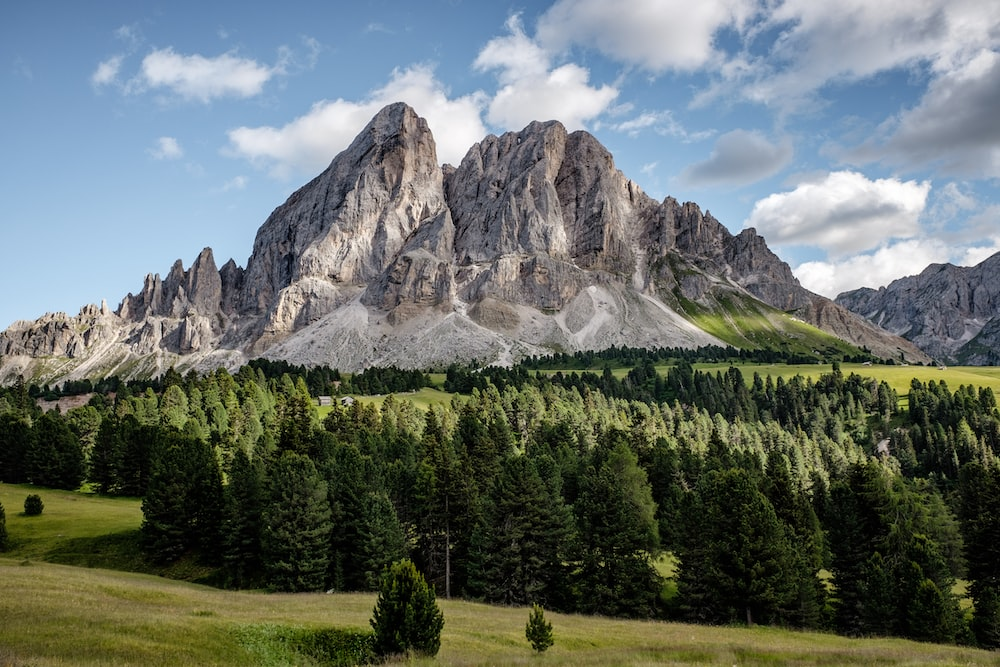
#> input picture Lab1/lab1.1/mountain.jpg, 1000 x 667 px
$ jupyter execute Lab1_2.ipynb   (shell and % lines are left out)
#> lines starting #> are read from the running program, lines starting #| are printed output that depends on the picture
[cell 1]
import cv2
import numpy as np
import matplotlib.pyplot as plt
from mpl_toolkits.mplot3d import Axes3D
#Lab1.1 (1.1.2)

img_bgr = cv2.imread('mountain.jpg')
#> img_bgr is the input picture: shape (667, 1000, 3); mean B, G, R 106.5, 111.4, 103.2
img_rgb = cv2.cvtColor(img_bgr, cv2.COLOR_BGR2RGB)

img_r = img_rgb[:,:,0]
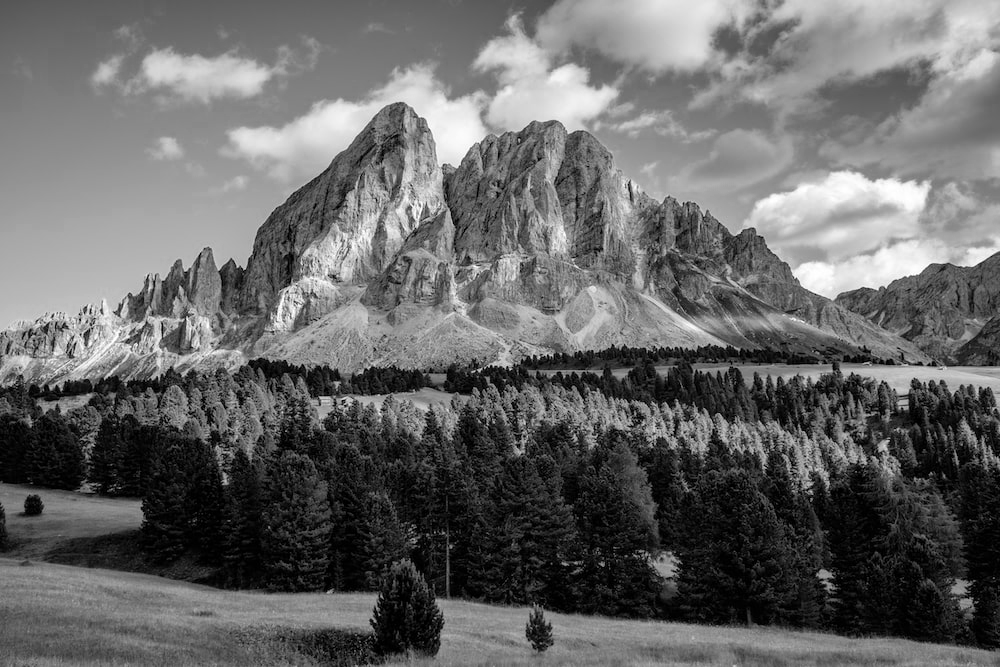
#> img_r: shape (667, 1000); min 0, max 255, mean 103.2

tranposeImg = np.transpose(img_rgb)
tranposeImg_r = tranposeImg[0,:,:]
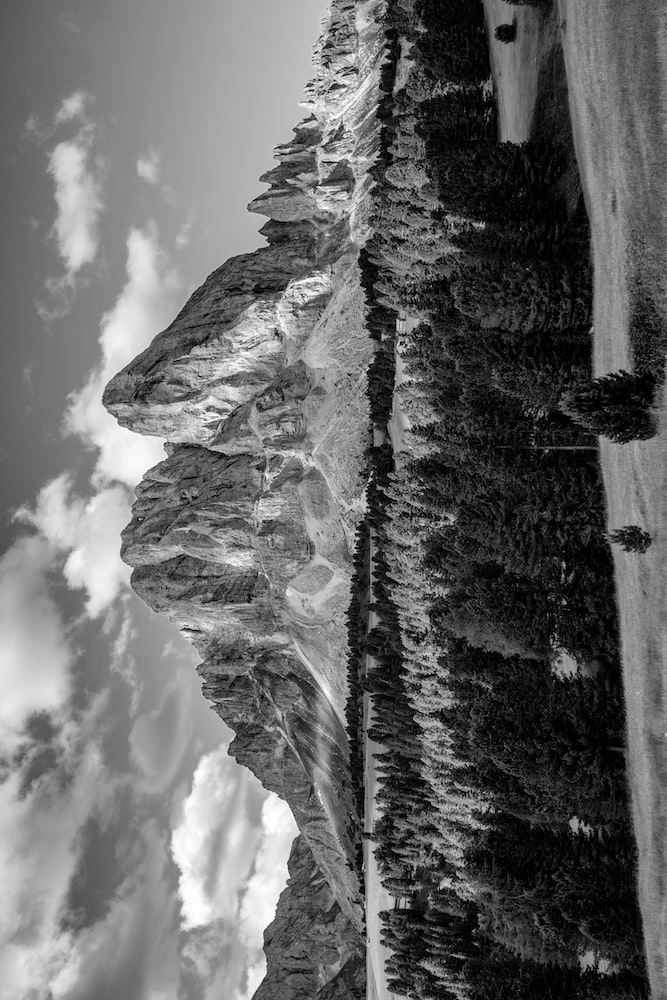
#> tranposeImg_r: shape (1000, 667); min 0, max 255, mean 103.2

moveAxisImg = np.moveaxis(img_rgb, -1, 0)
moveAxisImg_r = moveAxisImg[0,:,:]

reShape = np.reshape(img_rgb,(3,667,1000))
reShape_r = reShape[0,:,:]
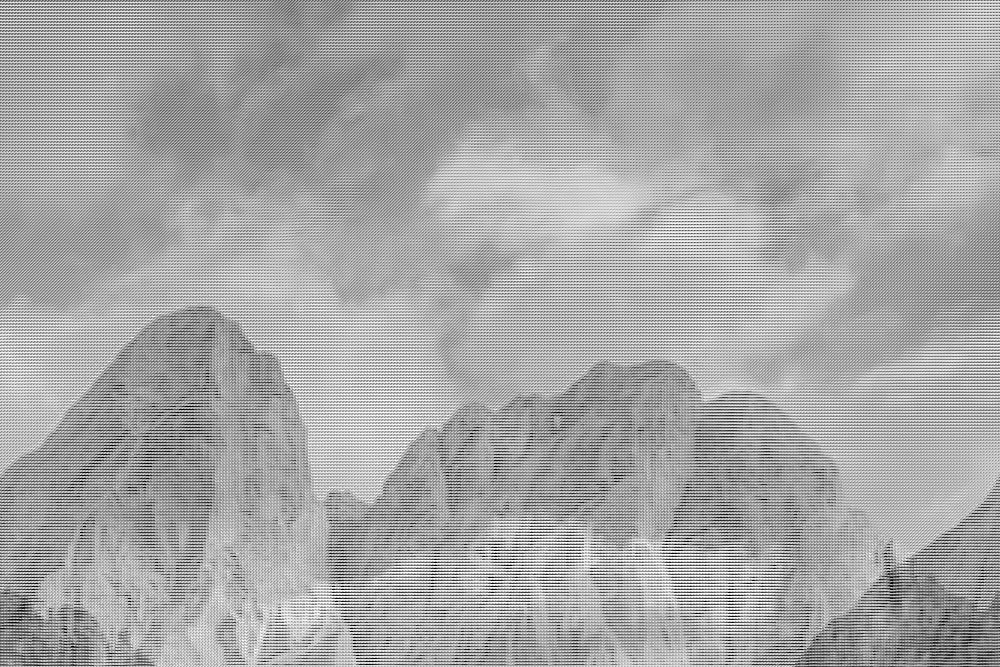
#> reShape_r: shape (667, 1000); min 0, max 255, mean 166.6

fig, axes = plt.subplots(1, 5, figsize=(18, 5))

axes[0].imshow(img_rgb)
axes[0].set_title(img_rgb.shape)

axes[1].imshow(img_r)
axes[1].set_title(img_rgb.shape)

axes[2].imshow(tranposeImg_r)
axes[2].set_title(tranposeImg.shape)

axes[3].imshow(moveAxisImg_r)
axes[3].set_title(moveAxisImg.shape)

axes[4].imshow(reShape_r)
axes[4].set_title(reShape.shape)
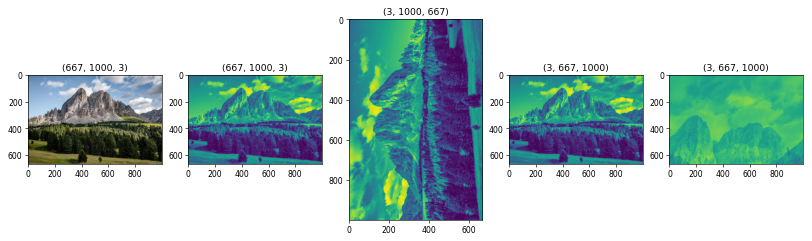
#> figure drawn by matplotlib, 5 panels

$ run again, with Lab1/lab1.1/bird.jpg copied over Lab1/lab1.1/mountain.jpg
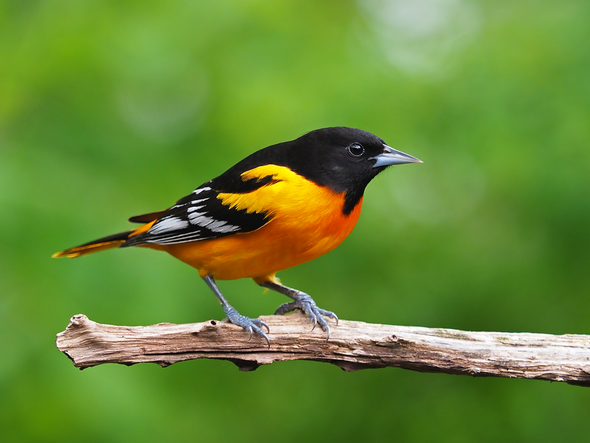
#> input picture Lab1/lab1.1/bird.jpg, 590 x 443 px
#> img_bgr is the input picture: shape (443, 590, 3); mean B, G, R 53, 137.3, 102.9
#> `img_r = img_rgb[:,:,0]`:
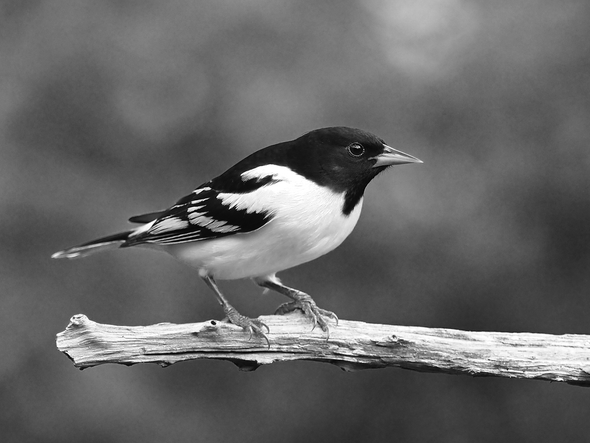
#> img_r: shape (443, 590); min 0, max 255, mean 102.9
#> `tranposeImg_r = tranposeImg[0,:,:]`:
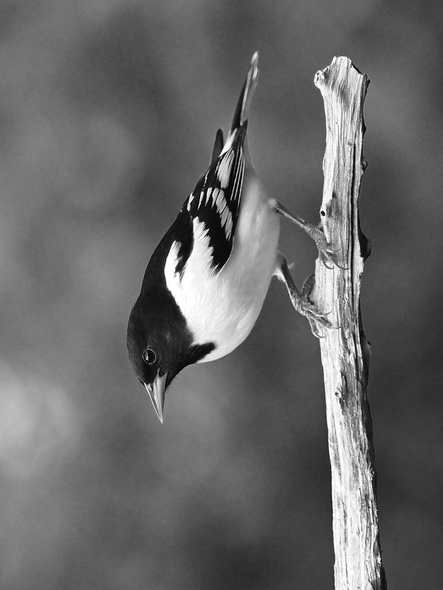
#> tranposeImg_r: shape (590, 443); min 0, max 255, mean 102.9

$ run again, with Lab1/lab1.1/cat.jpg copied over Lab1/lab1.1/mountain.jpg
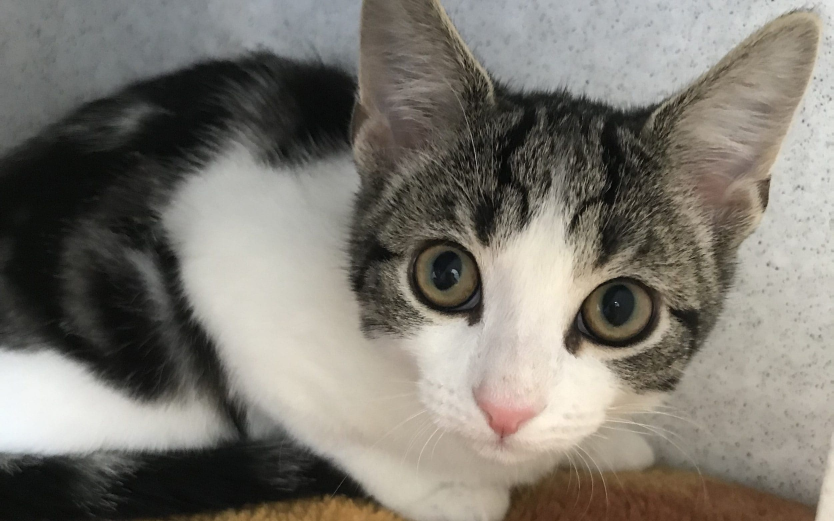
#> input picture Lab1/lab1.1/cat.jpg, 2500 x 1563 px (shown at 1/3 size)
#> img_bgr is the input picture: shape (1563, 2500, 3); mean B, G, R 112.1, 120.2, 124.3
#> `img_r = img_rgb[:,:,0]`:
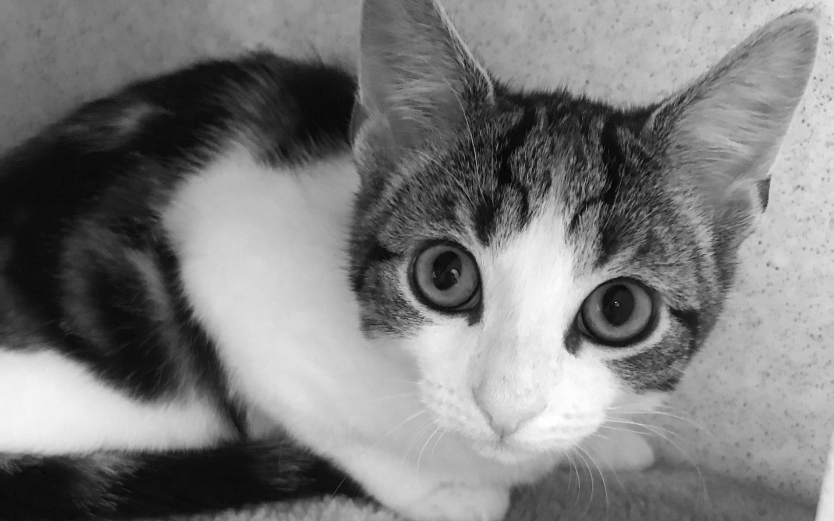
#> img_r: shape (1563, 2500) (shown at 1/3 size); min 0, max 255, mean 124.3
#> `tranposeImg_r = tranposeImg[0,:,:]`:
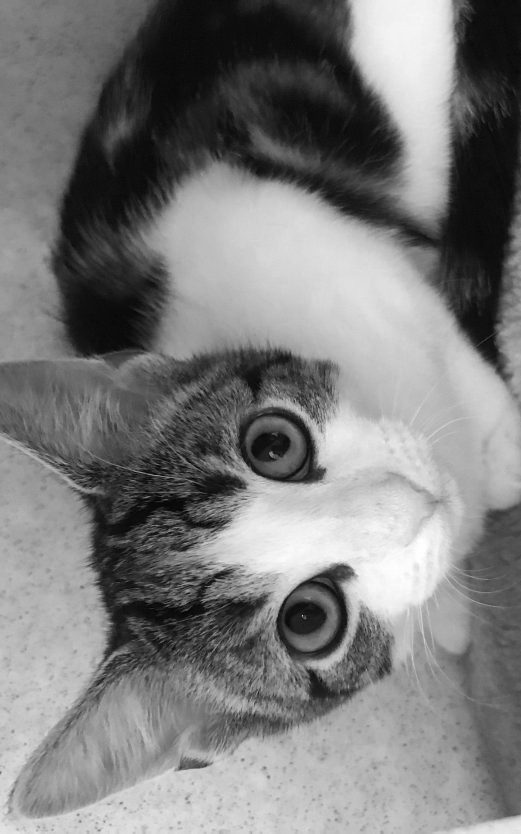
#> tranposeImg_r: shape (2500, 1563) (shown at 1/3 size); min 0, max 255, mean 124.3
